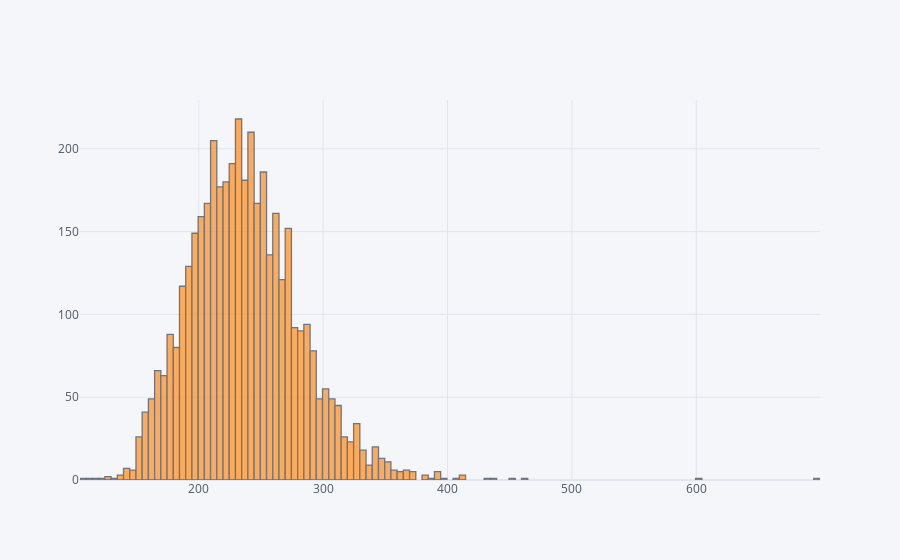

The notebook cell saved with this chart:
### Code cell
df['totChol'].iplot(kind='hist')

### Figure 1 — Plotly figure (JSON) as saved in the notebook; plotly's stock layout.template omitted (floating-point values rounded to 4 significant figures; data arrays with more than 128 entries replaced by an {"elided": "..."} marker saying what was removed)
{"data": [{"histfunc": "count", "histnorm": "", "marker": {"color": "rgba(255, 153, 51, 1.0)", "line": {"color": "#4D5663", "width": 1.3}}, "name": "totChol", "opacity": 0.8, "orientation": "v", "type": "histogram", "x": {"elided": "4240 int values"}}], "layout": {"barmode": "overlay", "legend": {"bgcolor": "#F5F6F9", "font": {"color": "#4D5663"}}, "paper_bgcolor": "#F5F6F9", "plot_bgcolor": "#F5F6F9", "title": {"font": {"color": "#4D5663"}}, "xaxis": {"gridcolor": "#E1E5ED", "showgrid": true, "tickfont": {"color": "#4D5663"}, "title": {"font": {"color": "#4D5663"}, "text": ""}, "zerolinecolor": "#E1E5ED"}, "yaxis": {"gridcolor": "#E1E5ED", "showgrid": true, "tickfont": {"color": "#4D5663"}, "title": {"font": {"color": "#4D5663"}, "text": ""}, "zerolinecolor": "#E1E5ED"}}}
